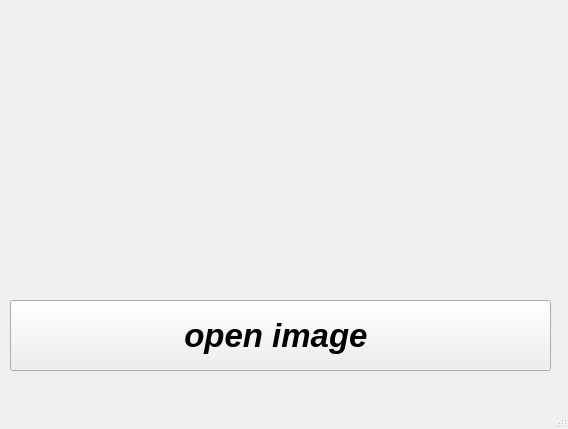
<?xml version="1.0" encoding="UTF-8"?>
<ui version="4.0">
 <class>MainWindow</class>
 <widget class="QMainWindow" name="MainWindow">
  <property name="enabled">
   <bool>true</bool>
  </property>
  <property name="geometry">
   <rect>
    <x>0</x>
    <y>0</y>
    <width>568</width>
    <height>429</height>
   </rect>
  </property>
  <property name="baseSize">
   <size>
    <width>100</width>
    <height>100</height>
   </size>
  </property>
  <property name="windowTitle">
   <string>MainWindow</string>
  </property>
  <property name="styleSheet">
   <string notr="true">/*
 * The MIT License (MIT)
 *
 * Copyright (c) &lt;2013-2014&gt; &lt;Colin Duquesnoy&gt;
 *
 * Permission is hereby granted, free of charge, to any person obtaining a copy
 * of this software and associated documentation files (the &quot;Software&quot;), to deal
 * in the Software without restriction, including without limitation the rights
 * to use, copy, modify, merge, publish, distribute, sublicense, and/or sell
 * copies of the Software, and to permit persons to whom the Software is
 * furnished to do so, subject to the following conditions:

 * The above copyright notice and this permission notice shall be included in
 * all copies or substantial portions of the Software.

 * THE SOFTWARE IS PROVIDED &quot;AS IS&quot;, WITHOUT WARRANTY OF ANY KIND, EXPRESS OR
 * IMPLIED, INCLUDING BUT NOT LIMITED TO THE WARRANTIES OF MERCHANTABILITY,
 * FITNESS FOR A PARTICULAR PURPOSE AND NONINFRINGEMENT. IN NO EVENT SHALL THE
 * AUTHORS OR COPYRIGHT HOLDERS BE LIABLE FOR ANY CLAIM, DAMAGES OR OTHER
 * LIABILITY, WHETHER IN AN ACTION OF CONTRACT, TORT OR OTHERWISE, ARISING FROM,
 * OUT OF OR IN CONNECTION WITH THE SOFTWARE OR THE USE OR OTHER DEALINGS IN
 * THE SOFTWARE.
 */

QProgressBar:horizontal {
    border: 1px solid #3A3939;
    text-align: center;
    padding: 1px;
    background: #201F1F;
}
QProgressBar::chunk:horizontal {
    background-color: qlineargradient(spread:reflect, x1:1, y1:0.545, x2:1, y2:0, stop:0 rgba(28, 66, 111, 255), stop:1 rgba(37, 87, 146, 255));
}

QToolTip
{
    border: 1px solid #3A3939;
    background-color: rgb(90, 102, 117);;
    color: white;
    padding: 1px;
    opacity: 200;
}

QWidget
{
    color: silver;
    background-color: #302F2F;
    selection-background-color:#3d8ec9;
    selection-color: black;
    background-clip: border;
    border-image: none;
    outline: 0;
}

QWidget:item:hover
{
    background-color: #78879b;
    color: black;
}

QWidget:item:selected
{
    background-color: #3d8ec9;
}

QCheckBox
{
    spacing: 5px;
    outline: none;
    color: #bbb;
    margin-bottom: 2px;
}

QCheckBox:disabled
{
    color: #777777;
}
QCheckBox::indicator,
QGroupBox::indicator
{
    width: 18px;
    height: 18px;
}
QGroupBox::indicator
{
    margin-left: 2px;
}

QCheckBox::indicator:unchecked,
QCheckBox::indicator:unchecked:hover,
QGroupBox::indicator:unchecked,
QGroupBox::indicator:unchecked:hover
{
    image: url(:/dark_blue/img/checkbox_unchecked.png);
}

QCheckBox::indicator:unchecked:focus,
QCheckBox::indicator:unchecked:pressed,
QGroupBox::indicator:unchecked:focus,
QGroupBox::indicator:unchecked:pressed
{
  border: none;
    image: url(:/dark_blue/img/checkbox_unchecked_focus.png);
}

QCheckBox::indicator:checked,
QCheckBox::indicator:checked:hover,
QGroupBox::indicator:checked,
QGroupBox::indicator:checked:hover
{
    image: url(:/dark_blue/img/checkbox_checked.png);
}

QCheckBox::indicator:checked:focus,
QCheckBox::indicator:checked:pressed,
QGroupBox::indicator:checked:focus,
QGroupBox::indicator:checked:pressed
{
  border: none;
    image: url(:/dark_blue/img/checkbox_checked_focus.png);
}

QCheckBox::indicator:indeterminate,
QCheckBox::indicator:indeterminate:hover,
QCheckBox::indicator:indeterminate:pressed
QGroupBox::indicator:indeterminate,
QGroupBox::indicator:indeterminate:hover,
QGroupBox::indicator:indeterminate:pressed
{
    image: url(:/dark_blue/img/checkbox_indeterminate.png);
}

QCheckBox::indicator:indeterminate:focus,
QGroupBox::indicator:indeterminate:focus
{
    image: url(:/dark_blue/img/checkbox_indeterminate_focus.png);
}

QCheckBox::indicator:checked:disabled,
QGroupBox::indicator:checked:disabled
{
    image: url(:/dark_blue/img/checkbox_checked_disabled.png);
}

QCheckBox::indicator:unchecked:disabled,
QGroupBox::indicator:unchecked:disabled
{
    image: url(:/dark_blue/img/checkbox_unchecked_disabled.png);
}

QRadioButton
{
    spacing: 5px;
    outline: none;
    color: #bbb;
    margin-bottom: 2px;
}

QRadioButton:disabled
{
    color: #777777;
}
QRadioButton::indicator
{
    width: 21px;
    height: 21px;
}

QRadioButton::indicator:unchecked,
QRadioButton::indicator:unchecked:hover
{
    image: url(:/dark_blue/img/radio_unchecked.png);
}

QRadioButton::indicator:unchecked:focus,
QRadioButton::indicator:unchecked:pressed
{
  border: none;
  outline: none;
    image: url(:/dark_blue/img/radio_unchecked_focus.png);
}

QRadioButton::indicator:checked,
QRadioButton::indicator:checked:hover
{
  border: none;
  outline: none;
    image: url(:/dark_blue/img/radio_checked.png);
}

QRadioButton::indicator:checked:focus,
QRadioButton::indicato::menu-arrowr:checked:pressed
{
  border: none;
  outline: none;
    image: url(:/dark_blue/img/radio_checked_focus.png);
}

QRadioButton::indicator:indeterminate,
QRadioButton::indicator:indeterminate:hover,
QRadioButton::indicator:indeterminate:pressed
{
        image: url(:/dark_blue/img/radio_indeterminate.png);
}

QRadioButton::indicator:checked:disabled
{
  outline: none;
  image: url(:/dark_blue/img/radio_checked_disabled.png);
}

QRadioButton::indicator:unchecked:disabled
{
    image: url(:/dark_blue/img/radio_unchecked_disabled.png);
}


QMenuBar
{
    background-color: #302F2F;
    color: silver;
}

QMenuBar::item
{
    background: transparent;
}

QMenuBar::item:selected
{
    background: transparent;
    border: 1px solid #3A3939;
}

QMenuBar::item:pressed
{
    border: 1px solid #3A3939;
    background-color: #3d8ec9;
    color: black;
    margin-bottom:-1px;
    padding-bottom:1px;
}

QMenu
{
    border: 1px solid #3A3939;
    color: silver;
    margin: 1px;
}

QMenu::icon
{
    margin: 1px;
}

QMenu::item
{
    padding: 2px 2px 2px 25px;
    margin-left: 5px;
    border: 1px solid transparent; /* reserve space for selection border */
}

QMenu::item:selected
{
    color: black;
}

QMenu::separator {
    height: 2px;
    background: lightblue;
    margin-left: 10px;
    margin-right: 5px;
}

QMenu::indicator {
    width: 16px;
    height: 16px;
}

/* non-exclusive indicator = check box style indicator
   (see QActionGroup::setExclusive) */
QMenu::indicator:non-exclusive:unchecked {
    image: url(:/dark_blue/img/checkbox_unchecked.png);
}

QMenu::indicator:non-exclusive:unchecked:selected {
    image: url(:/dark_blue/img/checkbox_unchecked_disabled.png);
}

QMenu::indicator:non-exclusive:checked {
    image: url(:/dark_blue/img/checkbox_checked.png);
}

QMenu::indicator:non-exclusive:checked:selected {
    image: url(:/dark_blue/img/checkbox_checked_disabled.png);
}

/* exclusive indicator = radio button style indicator (see QActionGroup::setExclusive) */
QMenu::indicator:exclusive:unchecked {
    image: url(:/dark_blue/img/radio_unchecked.png);
}

QMenu::indicator:exclusive:unchecked:selected {
    image: url(:/dark_blue/img/radio_unchecked_disabled.png);
}

QMenu::indicator:exclusive:checked {
    image: url(:/dark_blue/img/radio_checked.png);
}

QMenu::indicator:exclusive:checked:selected {
    image: url(:/dark_blue/img/radio_checked_disabled.png);
}

QMenu::right-arrow {
    margin: 5px;
    image: url(:/dark_blue/img/right_arrow.png)
}


QWidget:disabled
{
    color: #808080;
    background-color: #302F2F;
}

QAbstractItemView
{
    alternate-background-color: #3A3939;
    color: silver;
    border: 1px solid 3A3939;
    border-radius: 2px;
    padding: 1px;
}

QWidget:focus, QMenuBar:focus
{
    border: 1px solid #78879b;
}

QTabWidget:focus, QCheckBox:focus, QRadioButton:focus, QSlider:focus
{
    border: none;
}

QLineEdit
{
    background-color: #201F1F;
    padding: 2px;
    border-style: solid;
    border: 1px solid #3A3939;
    border-radius: 2px;
    color: silver;
}

QGroupBox {
    border:1px solid #3A3939;
    border-radius: 2px;
    margin-top: 20px;
    background-color: #302F2F;
    color: silver;
}

QGroupBox::title {
    subcontrol-origin: margin;
    subcontrol-position: top center;
    padding-left: 10px;
    padding-right: 10px;
    padding-top: 10px;
}

QAbstractScrollArea
{
    border-radius: 2px;
    border: 1px solid #3A3939;
    background-color: transparent;
}

QScrollBar:horizontal
{
    height: 15px;
    margin: 3px 15px 3px 15px;
    border: 1px transparent #2A2929;
    border-radius: 4px;
    background-color: #2A2929;
}

QScrollBar::handle:horizontal
{
    background-color: #605F5F;
    min-width: 5px;
    border-radius: 4px;
}

QScrollBar::add-line:horizontal
{
    margin: 0px 3px 0px 3px;
    border-image: url(:/dark_blue/img/right_arrow_disabled.png);
    width: 10px;
    height: 10px;
    subcontrol-position: right;
    subcontrol-origin: margin;
}

QScrollBar::sub-line:horizontal
{
    margin: 0px 3px 0px 3px;
    border-image: url(:/dark_blue/img/left_arrow_disabled.png);
    height: 10px;
    width: 10px;
    subcontrol-position: left;
    subcontrol-origin: margin;
}

QScrollBar::add-line:horizontal:hover,QScrollBar::add-line:horizontal:on
{
    border-image: url(:/dark_blue/img/right_arrow.png);
    height: 10px;
    width: 10px;
    subcontrol-position: right;
    subcontrol-origin: margin;
}


QScrollBar::sub-line:horizontal:hover, QScrollBar::sub-line:horizontal:on
{
    border-image: url(:/dark_blue/img/left_arrow.png);
    height: 10px;
    width: 10px;
    subcontrol-position: left;
    subcontrol-origin: margin;
}

QScrollBar::up-arrow:horizontal, QScrollBar::down-arrow:horizontal
{
    background: none;
}


QScrollBar::add-page:horizontal, QScrollBar::sub-page:horizontal
{
    background: none;
}

QScrollBar:vertical
{
    background-color: #2A2929;
    width: 15px;
    margin: 15px 3px 15px 3px;
    border: 1px transparent #2A2929;
    border-radius: 4px;
}

QScrollBar::handle:vertical
{
    background-color: #605F5F;
    min-height: 5px;
    border-radius: 4px;
}

QScrollBar::sub-line:vertical
{
    margin: 3px 0px 3px 0px;
    border-image: url(:/dark_blue/img/up_arrow_disabled.png);
    height: 10px;
    width: 10px;
    subcontrol-position: top;
    subcontrol-origin: margin;
}

QScrollBar::add-line:vertical
{
    margin: 3px 0px 3px 0px;
    border-image: url(:/dark_blue/img/down_arrow_disabled.png);
    height: 10px;
    width: 10px;
    subcontrol-position: bottom;
    subcontrol-origin: margin;
}

QScrollBar::sub-line:vertical:hover,QScrollBar::sub-line:vertical:on
{

    border-image: url(:/dark_blue/img/up_arrow.png);
    height: 10px;
    width: 10px;
    subcontrol-position: top;
    subcontrol-origin: margin;
}


QScrollBar::add-line:vertical:hover, QScrollBar::add-line:vertical:on
{
    border-image: url(:/dark_blue/img/down_arrow.png);
    height: 10px;
    width: 10px;
    subcontrol-position: bottom;
    subcontrol-origin: margin;
}

QScrollBar::up-arrow:vertical, QScrollBar::down-arrow:vertical
{
    background: none;
}


QScrollBar::add-page:vertical, QScrollBar::sub-page:vertical
{
    background: none;
}

QTextEdit
{
    background-color: #201F1F;
    color: silver;
    border: 1px solid #3A3939;
}

QPlainTextEdit
{
    background-color: #201F1F;;
    color: silver;
    border-radius: 2px;
    border: 1px solid #3A3939;
}

QHeaderView::section
{
    background-color: #3A3939;
    color: silver;
    padding-left: 4px;
    border: 1px solid #6c6c6c;
}

QSizeGrip {
    image: url(:/dark_blue/img/sizegrip.png);
    width: 12px;
    height: 12px;
}

QMainWindow
{
    background-color: #302F2F;

}

QMainWindow::separator
{
    background-color: #302F2F;
    color: white;
    padding-left: 4px;
    spacing: 2px;
    border: 1px dashed #3A3939;
}

QMainWindow::separator:hover
{

    background-color: #787876;
    color: white;
    padding-left: 4px;
    border: 1px solid #3A3939;
    spacing: 2px;
}


QMenu::separator
{
    height: 1px;
    background-color: #3A3939;
    color: white;
    padding-left: 4px;
    margin-left: 10px;
    margin-right: 5px;
}


QFrame
{
    border-radius: 2px;
    border: 1px solid #444;
}

QFrame[frameShape=&quot;0&quot;]
{
    border-radius: 2px;
    border: 1px transparent #444;
}

QStackedWidget
{
    background-color: #302F2F;
    border: 1px transparent black;
}

QToolBar {
    border: 1px transparent #393838;
    background: 1px solid #302F2F;
    font-weight: bold;
}

QToolBar::handle:horizontal {
    image: url(:/dark_blue/img/Hmovetoolbar.png);
}
QToolBar::handle:vertical {
    image: url(:/dark_blue/img/Vmovetoolbar.png);
}
QToolBar::separator:horizontal {
    image: url(:/dark_blue/img/Hsepartoolbar.png);
}
QToolBar::separator:vertical {
    image: url(:/dark_blue/img/Vsepartoolbars.png);
}

QPushButton
{
    color: silver;
    background-color: #302F2F;
    border-width: 2px;
    border-color: #4A4949;
    border-style: solid;
    padding-top: 2px;
    padding-bottom: 2px;
    padding-left: 10px;
    padding-right: 10px;
    border-radius: 4px;
    /* outline: none; */
    /* min-width: 40px; */
}

QPushButton:disabled
{
    background-color: #302F2F;
    border-width: 2px;
    border-color: #3A3939;
    border-style: solid;
    padding-top: 2px;
    padding-bottom: 2px;
    padding-left: 10px;
    padding-right: 10px;
    /*border-radius: 2px;*/
    color: #808080;
}

QPushButton:focus {
    background-color: #3d8ec9;
    color: white;
}

QComboBox
{
    selection-background-color: #3d8ec9;
    background-color: #201F1F;
    border-style: solid;
    border: 1px solid #3A3939;
    border-radius: 2px;
    padding: 2px;
    min-width: 75px;
}

QPushButton:checked{
    background-color: #4A4949;
    border-color: #6A6969;
}

QPushButton:hover {
    border: 2px solid #78879b;
    color: silver;
}

QComboBox:hover, QAbstractSpinBox:hover,QLineEdit:hover,QTextEdit:hover,QPlainTextEdit:hover,QAbstractView:hover,QTreeView:hover
{
    border: 1px solid #78879b;
    color: silver;
}

QComboBox:on
{
    background-color: #626873;
    padding-top: 3px;
    padding-left: 4px;
    selection-background-color: #4a4a4a;
}

QComboBox QAbstractItemView
{
    background-color: #201F1F;
    border-radius: 2px;
    border: 1px solid #444;
    selection-background-color: #3d8ec9;
    color: silver;
}

QComboBox::drop-down
{
    subcontrol-origin: padding;
    subcontrol-position: top right;
    width: 15px;

    border-left-width: 0px;
    border-left-color: darkgray;
    border-left-style: solid;
    border-top-right-radius: 3px;
    border-bottom-right-radius: 3px;
}

QComboBox::down-arrow
{
    image: url(:/dark_blue/img/down_arrow_disabled.png);
}

QComboBox::down-arrow:on, QComboBox::down-arrow:hover,
QComboBox::down-arrow:focus
{
    image: url(:/dark_blue/img/down_arrow.png);
}

QPushButton:pressed
{
    background-color: #484846;
}

QAbstractSpinBox {
    padding-top: 2px;
    padding-bottom: 2px;
    border: 1px solid #3A3939;
    background-color: #201F1F;
    color: silver;
    border-radius: 2px;
    min-width: 75px;
}

QAbstractSpinBox:up-button
{
    background-color: transparent;
    subcontrol-origin: border;
    subcontrol-position: top right;
}

QAbstractSpinBox:down-button
{
    background-color: transparent;
    subcontrol-origin: border;
    subcontrol-position: bottom right;
}

QAbstractSpinBox::up-arrow,QAbstractSpinBox::up-arrow:disabled,QAbstractSpinBox::up-arrow:off {
    image: url(:/dark_blue/img/up_arrow_disabled.png);
    width: 10px;
    height: 10px;
}
QAbstractSpinBox::up-arrow:hover
{
    image: url(:/dark_blue/img/up_arrow.png);
}


QAbstractSpinBox::down-arrow,QAbstractSpinBox::down-arrow:disabled,QAbstractSpinBox::down-arrow:off
{
    image: url(:/dark_blue/img/down_arrow_disabled.png);
    width: 10px;
    height: 10px;
}
QAbstractSpinBox::down-arrow:hover
{
    image: url(:/dark_blue/img/down_arrow.png);
}


QLabel
{
    border: 0px solid black;
}

QTabWidget{
    border: 1px transparent black;
}

QTabWidget::pane {
    border: 1px solid #444;
    border-radius: 3px;
    padding: 3px;
}

QTabBar
{
    qproperty-drawBase: 0;
    left: 5px; /* move to the right by 5px */
}

QTabBar:focus
{
    border: 0px transparent black;
}

QTabBar::close-button  {
    image: url(:/dark_blue/img/close.png);
    background: transparent;
}

QTabBar::close-button:hover
{
    image: url(:/dark_blue/img/close-hover.png);
    background: transparent;
}

QTabBar::close-button:pressed {
    image: url(:/dark_blue/img/close-pressed.png);
    background: transparent;
}

/* TOP TABS */
QTabBar::tab:top {
    color: #b1b1b1;
    border: 1px solid #4A4949;
    border-bottom: 1px transparent black;
    background-color: #302F2F;
    padding: 5px;
    border-top-left-radius: 2px;
    border-top-right-radius: 2px;
}

QTabBar::tab:top:!selected
{
    color: #b1b1b1;
    background-color: #201F1F;
    border: 1px transparent #4A4949;
    border-bottom: 1px transparent #4A4949;
    border-top-left-radius: 0px;
    border-top-right-radius: 0px;
}

QTabBar::tab:top:!selected:hover {
    background-color: #48576b;
}

/* BOTTOM TABS */
QTabBar::tab:bottom {
    color: #b1b1b1;
    border: 1px solid #4A4949;
    border-top: 1px transparent black;
    background-color: #302F2F;
    padding: 5px;
    border-bottom-left-radius: 2px;
    border-bottom-right-radius: 2px;
}

QTabBar::tab:bottom:!selected
{
    color: #b1b1b1;
    background-color: #201F1F;
    border: 1px transparent #4A4949;
    border-top: 1px transparent #4A4949;
    border-bottom-left-radius: 0px;
    border-bottom-right-radius: 0px;
}

QTabBar::tab:bottom:!selected:hover {
    background-color: #78879b;
}

/* LEFT TABS */
QTabBar::tab:left {
    color: #b1b1b1;
    border: 1px solid #4A4949;
    border-left: 1px transparent black;
    background-color: #302F2F;
    padding: 5px;
    border-top-right-radius: 2px;
    border-bottom-right-radius: 2px;
}

QTabBar::tab:left:!selected
{
    color: #b1b1b1;
    background-color: #201F1F;
    border: 1px transparent #4A4949;
    border-right: 1px transparent #4A4949;
    border-top-right-radius: 0px;
    border-bottom-right-radius: 0px;
}

QTabBar::tab:left:!selected:hover {
    background-color: #48576b;
}


/* RIGHT TABS */
QTabBar::tab:right {
    color: #b1b1b1;
    border: 1px solid #4A4949;
    border-right: 1px transparent black;
    background-color: #302F2F;
    padding: 5px;
    border-top-left-radius: 2px;
    border-bottom-left-radius: 2px;
}

QTabBar::tab:right:!selected
{
    color: #b1b1b1;
    background-color: #201F1F;
    border: 1px transparent #4A4949;
    border-right: 1px transparent #4A4949;
    border-top-left-radius: 0px;
    border-bottom-left-radius: 0px;
}

QTabBar::tab:right:!selected:hover {
    background-color: #48576b;
}

QTabBar QToolButton::right-arrow:enabled {
     image: url(:/dark_blue/img/right_arrow.png);
 }

 QTabBar QToolButton::left-arrow:enabled {
     image: url(:/dark_blue/img/left_arrow.png);
 }

QTabBar QToolButton::right-arrow:disabled {
     image: url(:/dark_blue/img/right_arrow_disabled.png);
 }

 QTabBar QToolButton::left-arrow:disabled {
     image: url(:/dark_blue/img/left_arrow_disabled.png);
 }


QDockWidget {
    border: 1px solid #403F3F;
    titlebar-close-icon: url(:/dark_blue/img/close.png);
    titlebar-normal-icon: url(:/dark_blue/img/undock.png);
}

QDockWidget::close-button, QDockWidget::float-button {
    border: 1px solid transparent;
    border-radius: 2px;
    background: transparent;
}

QDockWidget::close-button:hover, QDockWidget::float-button:hover {
    background: rgba(255, 255, 255, 10);
}

QDockWidget::close-button:pressed, QDockWidget::float-button:pressed {
    padding: 1px -1px -1px 1px;
    background: rgba(255, 255, 255, 10);
}

QTreeView, QListView, QTextBrowser, AtLineEdit, AtLineEdit::hover {
    border: 1px solid #444;
    background-color: silver;
    border-radius: 3px;
    margin-left: 3px;
    color: black;
}

QTreeView:branch:selected, QTreeView:branch:hover {
    background: url(:/dark_blue/img/transparent.png);
}

QTreeView::branch:has-siblings:!adjoins-item {
    border-image: url(:/dark_blue/img/transparent.png);
}

QTreeView::branch:has-siblings:adjoins-item {
    border-image: url(:/dark_blue/img/transparent.png);
}

QTreeView::branch:!has-children:!has-siblings:adjoins-item {
    border-image: url(:/dark_blue/img/transparent.png);
}

QTreeView::branch:has-children:!has-siblings:closed,
QTreeView::branch:closed:has-children:has-siblings {
    image: url(:/dark_blue/img/branch_closed.png);
}

QTreeView::branch:open:has-children:!has-siblings,
QTreeView::branch:open:has-children:has-siblings  {
    image: url(:/dark_blue/img/branch_open.png);
}

QTreeView::branch:has-children:!has-siblings:closed:hover,
QTreeView::branch:closed:has-children:has-siblings:hover {
    image: url(:/dark_blue/img/branch_closed-on.png);
    }

QTreeView::branch:open:has-children:!has-siblings:hover,
QTreeView::branch:open:has-children:has-siblings:hover  {
    image: url(:/dark_blue/img/branch_open-on.png);
    }

QListView::item:!selected:hover, QListView::item:!selected:hover, QTreeView::item:!selected:hover  {
    background: rgba(0, 0, 0, 0);
    outline: 0;
    color: #FFFFFF
}

QListView::item:selected:hover, QListView::item:selected:hover, QTreeView::item:selected:hover  {
    background: #3d8ec9;
    color: #FFFFFF;
}

QSlider::groove:horizontal {
    border: 1px solid #3A3939;
    height: 8px;
    background: #201F1F;
    margin: 2px 0;
    border-radius: 2px;
}

QSlider::handle:horizontal {
    background: QLinearGradient( x1: 0, y1: 0, x2: 0, y2: 1,
      stop: 0.0 silver, stop: 0.2 #a8a8a8, stop: 1 #727272);
    border: 1px solid #3A3939;
    width: 14px;
    height: 14px;
    margin: -4px 0;
    border-radius: 2px;
}

QSlider::groove:vertical {
    border: 1px solid #3A3939;
    width: 8px;
    background: #201F1F;
    margin: 0 0px;
    border-radius: 2px;
}

QSlider::handle:vertical {
    background: QLinearGradient( x1: 0, y1: 0, x2: 0, y2: 1, stop: 0.0 silver,
    stop: 0.2 #a8a8a8, stop: 1 #727272);
    border: 1px solid #3A3939;
    width: 14px;
    height: 14px;
    margin: 0 -4px;
    border-radius: 2px;
}

QToolButton {
    /*  background-color: transparent; */
    border: 2px transparent #4A4949;
    border-radius: 4px;
    background-color: dimgray;
    margin: 2px;
    padding: 2px;
}

QToolButton[popupMode=&quot;1&quot;] { /* only for MenuButtonPopup */
 padding-right: 20px; /* make way for the popup button */
 border: 2px transparent #4A4949;
 border-radius: 4px;
}

QToolButton[popupMode=&quot;2&quot;] { /* only for InstantPopup */
 padding-right: 10px; /* make way for the popup button */
 border: 2px transparent #4A4949;
}


QToolButton:hover, QToolButton::menu-button:hover {
    border: 2px solid #78879b;
}

QToolButton:checked, QToolButton:pressed,
    QToolButton::menu-button:pressed {
    background-color: #4A4949;
    border: 2px solid #78879b;
}

/* the subcontrol below is used only in the InstantPopup or DelayedPopup mode */
QToolButton::menu-indicator {
    image: url(:/dark_blue/img/down_arrow.png);
    top: -7px; left: -2px; /* shift it a bit */
}

/* the subcontrols below are used only in the MenuButtonPopup mode */
QToolButton::menu-button {
    border: 1px transparent #4A4949;
    border-top-right-radius: 6px;
    border-bottom-right-radius: 6px;
    /* 16px width + 4px for border = 20px allocated above */
    width: 16px;
    outline: none;
}

QToolButton::menu-arrow {
    image: url(:/dark_blue/img/down_arrow.png);
}

QToolButton::menu-arrow:open {
    top: 1px; left: 1px; /* shift it a bit */
    border: 1px solid #3A3939;
}

QPushButton::menu-indicator  {
    subcontrol-origin: padding;
    subcontrol-position: bottom right;
    left: 4px;
}

QTableView
{
    border: 1px solid #444;
    gridline-color: #6c6c6c;
    background-color: #201F1F;
}


QTableView, QHeaderView
{
    border-radius: 0px;
}

QTableView::item:pressed, QListView::item:pressed, QTreeView::item:pressed  {
    background: #78879b;
    color: #FFFFFF;
}

QTableView::item:selected:active, QTreeView::item:selected:active, QListView::item:selected:active  {
    background: #3d8ec9;
    color: #FFFFFF;
}


QHeaderView
{
    border: 1px transparent;
    border-radius: 2px;
    margin: 0px;
    padding: 0px;
}

QHeaderView::section  {
    background-color: #3A3939;
    color: silver;
    padding: 4px;
    border: 1px solid #6c6c6c;
    border-radius: 0px;
    text-align: center;
}

QHeaderView::section::vertical::first, QHeaderView::section::vertical::only-one
{
    border-top: 1px solid #6c6c6c;
}

QHeaderView::section::vertical
{
    border-top: transparent;
}

QHeaderView::section::horizontal::first, QHeaderView::section::horizontal::only-one
{
    border-left: 1px solid #6c6c6c;
}

QHeaderView::section::horizontal
{
    border-left: transparent;
}


QHeaderView::section:checked
 {
    color: white;
    background-color: #5A5959;
 }

 /* style the sort indicator */
QHeaderView::down-arrow {
    image: url(:/dark_blue/img/down_arrow.png);
}

QHeaderView::up-arrow {
    image: url(:/dark_blue/img/up_arrow.png);
}


QTableCornerButton::section {
    background-color: #3A3939;
    border: 1px solid #3A3939;
    border-radius: 2px;
}

QToolBox  {
    padding: 3px;
    border: 1px transparent black;
}

QToolBox::tab {
    color: #b1b1b1;
    background-color: #302F2F;
    border: 1px solid #4A4949;
    border-bottom: 1px transparent #302F2F;
    border-top-left-radius: 5px;
    border-top-right-radius: 5px;
}

 QToolBox::tab:selected { /* italicize selected tabs */
    font: italic;
    background-color: #302F2F;
    border-color: #3d8ec9;
 }

QStatusBar::item {
    border: 1px solid #3A3939;
    border-radius: 2px;
 }


QFrame[height=&quot;3&quot;], QFrame[width=&quot;3&quot;] {
    background-color: #AAA;
}


QSplitter::handle {
    border: 1px dashed #3A3939;
}

QSplitter::handle:hover {
    background-color: #787876;
    border: 1px solid #3A3939;
}

QSplitter::handle:horizontal {
    width: 1px;
}

QSplitter::handle:vertical {
    height: 1px;
}

QListWidget {
    background-color: silver;
    border-radius: 5px;
    margin-left: 5px;
}

QListWidget::item {
    color: black;
}

QMessageBox {
    messagebox-critical-icon	: url(:/dark_blue/img/critical.png);
    messagebox-information-icon	: url(:/dark_blue/img/information.png);
    messagebox-question-icon	: url(:/dark_blue/img/question.png);
    messagebox-warning-icon:    : url(:/dark_blue/img/warning.png);
}

ColorButton::enabled {
    border-radius: 0px;
    border: 1px solid #444444;
}

ColorButton::disabled {
    border-radius: 0px;
    border: 1px solid #AAAAAA;
}</string>
  </property>
  <widget class="QWidget" name="centralwidget">
   <widget class="QPushButton" name="pushButton">
    <property name="enabled">
     <bool>true</bool>
    </property>
    <property name="geometry">
     <rect>
      <x>10</x>
      <y>300</y>
      <width>541</width>
      <height>71</height>
     </rect>
    </property>
    <property name="font">
     <font>
      <pointsize>25</pointsize>
      <weight>75</weight>
      <italic>true</italic>
      <bold>true</bold>
     </font>
    </property>
    <property name="autoFillBackground">
     <bool>false</bool>
    </property>
    <property name="text">
     <string>open image </string>
    </property>
   </widget>
   <widget class="QLabel" name="label">
    <property name="geometry">
     <rect>
      <x>20</x>
      <y>10</y>
      <width>521</width>
      <height>271</height>
     </rect>
    </property>
    <property name="font">
     <font>
      <pointsize>15</pointsize>
      <weight>75</weight>
      <italic>true</italic>
      <bold>true</bold>
     </font>
    </property>
    <property name="autoFillBackground">
     <bool>false</bool>
    </property>
    <property name="text">
     <string/>
    </property>
    <property name="alignment">
     <set>Qt::AlignCenter</set>
    </property>
   </widget>
  </widget>
  <widget class="QMenuBar" name="menubar">
   <property name="geometry">
    <rect>
     <x>0</x>
     <y>0</y>
     <width>568</width>
     <height>21</height>
    </rect>
   </property>
  </widget>
  <widget class="QStatusBar" name="statusbar"/>
 </widget>
 <resources/>
 <connections/>
</ui>
